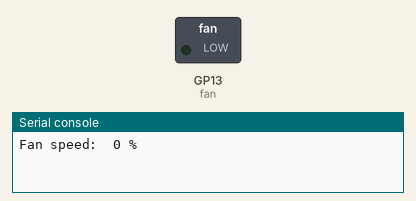
Recording of a program running on a simulated Raspberry Pi Pico running MicroPython. On the bench: switched loads named in the program (green lamp = pin HIGH), the last lines printed to the serial console.

Above: at 0.05 s.
At 5.45 s:
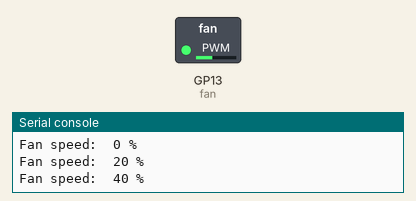
At 10.95 s:
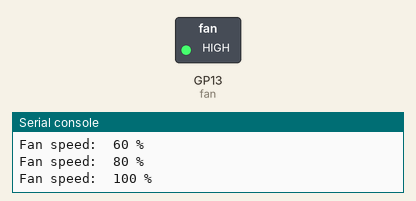
At 21.95 s:
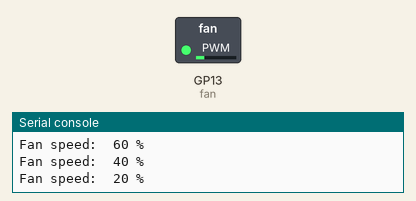
Timing chart, 0 to 31.2 s (numbered marks = the images above):
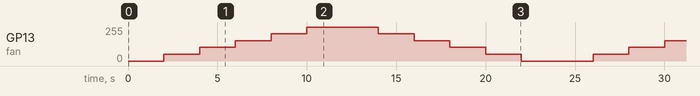

The program:

fan-low-to-fast.py
```python
from machine import Pin, PWM
import time

# Initialize the motor fan
fan = PWM(Pin(13))
fan.freq(1000) # Set frequency

def set_speed(percent):
    if percent < 0:
        percent = 0
    if percent > 100:
        percent = 100
    duty = int(percent * 65535 / 100)
    fan.duty_u16(duty)

while True:
    for speed in range (0, 101, 20):
        set_speed(speed)
        print('Fan speed: ', speed, '%')
        time.sleep(2)
    for speed in range(100, -1, -20):
        set_speed(speed)
        print('Fan speed: ', speed, '%')
        time.sleep(2)
```
